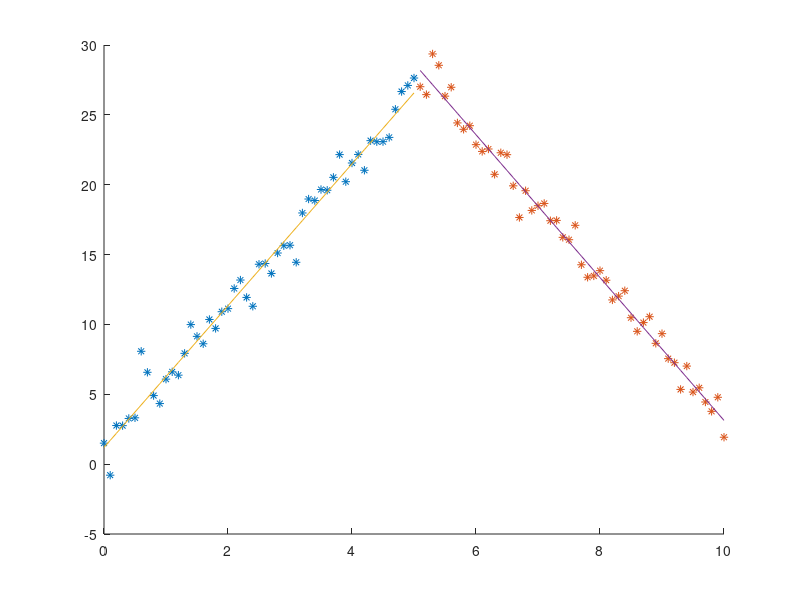

Recreate this plot in MATLAB.
clc; clear all; close all;
t = [0:0.1:5];
t1 = [5.1:0.1:10]; 
len = length(t);
len1 = length(t1);

a = 5*t + (randn(1,len)-0.5) + 2;
a1 = -5*t1 + (randn(1,len1)-0.5) + 54;

figure
hold on
plot(t,a,'*')
plot(t1,a1,'*')

A = [t', ones(len,1)];
[U,S,V] = svd(A);
S = S';
S(1,1) = 1/S(1,1); 
S(2,2) = 1/S(2,2); 

X = V*S*U'*a';

a = X(1)*t + X(2);

A1 = [t1', ones(len1,1)];
[U,S,V] = svd(A1);
S = S';
S(1,1) = 1/S(1,1); 
S(2,2) = 1/S(2,2); 

X1 = V*S*U'*a1';

a1 = X1(1)*t1 + X1(2);

plot(t,a)
plot(t1,a1)

%%
R = 1;
tx = 1;
ty = 1;

T = X 


